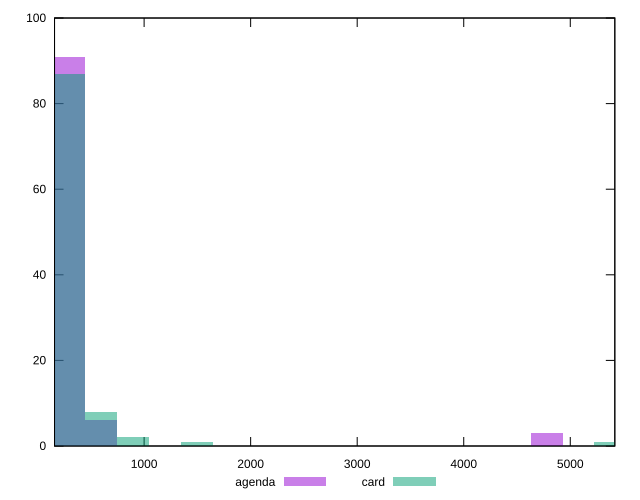

Generate this figure with gnuplot:
reset

$agenda <<EOF
4778.430768786687 3
298.6519230491679 91
597.3038460983358 6
EOF

$card <<EOF
5375.734614885023 1
1493.2596152458395 1
895.9557691475038 2
298.6519230491679 87
597.3038460983358 8
EOF

set key outside below
set boxwidth 298.6519230491679
set xrange [159.214:5418.182]
set yrange [0:100]
set trange [0:100]
set style fill transparent solid 0.5 noborder
set terminal svg size 640, 500 enhanced background rgb 'white'
set output "reports/report_00027_2021-02-24T12-40-31.850Z/server-response-time/comparison/histogram/1_vs_2.svg"

plot $agenda title "agenda" with boxes, \
     $card title "card" with boxes

reset
